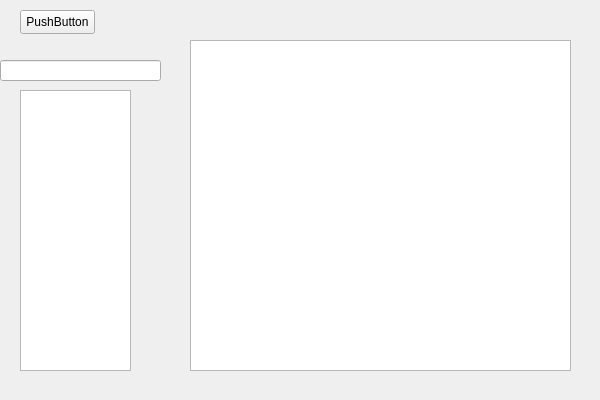
<?xml version="1.0" encoding="UTF-8"?>
<ui version="4.0">
 <class>QtWidgetsApplication5Class</class>
 <widget class="QWidget" name="QtWidgetsApplication5Class">
  <property name="geometry">
   <rect>
    <x>0</x>
    <y>0</y>
    <width>600</width>
    <height>400</height>
   </rect>
  </property>
  <property name="windowTitle">
   <string>QtWidgetsApplication5</string>
  </property>
  <widget class="QPushButton" name="bt1">
   <property name="geometry">
    <rect>
     <x>20</x>
     <y>10</y>
     <width>75</width>
     <height>24</height>
    </rect>
   </property>
   <property name="text">
    <string>PushButton</string>
   </property>
  </widget>
  <widget class="QLineEdit" name="le1">
   <property name="geometry">
    <rect>
     <x>0</x>
     <y>60</y>
     <width>161</width>
     <height>21</height>
    </rect>
   </property>
  </widget>
  <widget class="QTableView" name="tableView1">
   <property name="geometry">
    <rect>
     <x>190</x>
     <y>40</y>
     <width>381</width>
     <height>331</height>
    </rect>
   </property>
  </widget>
  <widget class="QListWidget" name="list1">
   <property name="geometry">
    <rect>
     <x>20</x>
     <y>90</y>
     <width>111</width>
     <height>281</height>
    </rect>
   </property>
  </widget>
 </widget>
 <layoutdefault spacing="6" margin="11"/>
 <resources>
  <include location="QtWidgetsApplication5.qrc"/>
 </resources>
 <connections/>
</ui>
